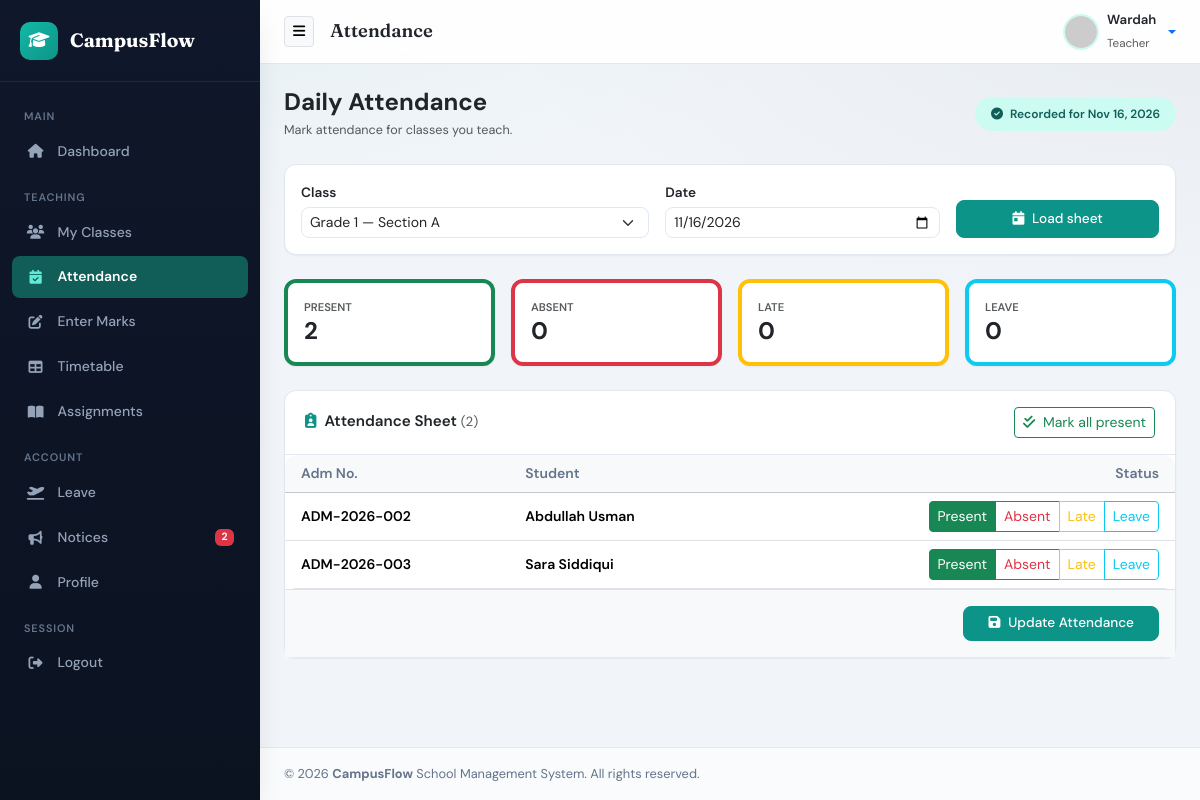
Screenshot of /teacher/attendance.php (signed in) with the database file from the repository.
### tables this page shows
CREATE TABLE `classes` (
  `id` int(11) NOT NULL,
  `class_name` varchar(50) NOT NULL,
  `section` varchar(20) NOT NULL,
  `created_at` timestamp NOT NULL DEFAULT current_timestamp()
);

CREATE TABLE `attendance` (
  `id` int(11) NOT NULL,
  `student_id` int(11) NOT NULL,
  `class_id` int(11) NOT NULL,
  `attendance_date` date NOT NULL,
  `status` enum('Present','Absent','Late','Leave') NOT NULL DEFAULT 'Present',
  `created_at` timestamp NOT NULL DEFAULT current_timestamp()
);

CREATE TABLE `students` (
  `id` int(11) NOT NULL,
  `user_id` int(11) DEFAULT NULL,
  `admission_number` varchar(50) NOT NULL,
  `first_name` varchar(50) NOT NULL,
  `last_name` varchar(50) NOT NULL,
  `gender` enum('Male','Female','Other') NOT NULL,
  `date_of_birth` date NOT NULL,
  `class_id` int(11) DEFAULT NULL,
  `parent_name` varchar(100) NOT NULL,
  `parent_phone` varchar(20) NOT NULL,
  `address` text NOT NULL,
  `photo` varchar(255) DEFAULT 'default.png',
  `status` enum('Active','Inactive') NOT NULL DEFAULT 'Active',
  `created_at` timestamp NOT NULL DEFAULT current_timestamp()
);

### includes/functions.php (called while the page is built, shortened)
<?php
if (!function_exists('e')) {
    function e(?string $value): string {
        return htmlspecialchars((string)$value, ENT_QUOTES, 'UTF-8');
    }
}
if (!function_exists('current_teacher_id')) {
    function current_teacher_id(mysqli $conn): ?int {
        $uid = (int)$_SESSION['user_id'];
        $stmt = $conn->prepare("SELECT id FROM teachers WHERE user_id = ? LIMIT 1");
        $stmt->bind_param("i", $uid);
        $stmt->execute();
        $row = $stmt->get_result()->fetch_assoc();
        return $row ? (int)$row['id'] : null;
    }
}

### teacher/attendance.php (the view, shortened to what this page needs)
<?php
require_once '../config/database.php';
$teacher_id = current_teacher_id($conn);
$all_classes = [];
$cls_stmt = $conn->prepare("
    SELECT DISTINCT c.id, c.class_name, c.section
    FROM classes c
    INNER JOIN subjects sub ON sub.class_id = c.id
    WHERE sub.teacher_id = ?
    ORDER BY c.class_name ASC, c.section ASC
");
$cls_stmt->bind_param('i', $teacher_id);
$cls_stmt->execute();
$cls_res = $cls_stmt->get_result();
while ($c = $cls_res->fetch_assoc()) {
    $all_classes[] = $c;
}
$allowed_ids = array_map(fn($c) => (int)$c['id'], $all_classes);
$selected_class_id = isset($_REQUEST['class_id']) ? (int)$_REQUEST['class_id'] : ($allowed_ids[0] ?? 0);
$selected_date = isset($_REQUEST['attendance_date']) && $_REQUEST['attendance_date'] !== ''
    ? trim($_REQUEST['attendance_date'])
    : date('Y-m-d');
$students_list = [];
$count_present = $count_absent = $count_late = $count_leave = 0;
$is_already_marked = false;
if ($selected_class_id > 0) {
    $sheet_stmt = $conn->prepare("
        SELECT s.id, s.admission_number, s.first_name, s.last_name, s.photo,
               a.status AS date_status
        FROM students s
        LEFT JOIN attendance a ON a.student_id = s.id AND a.attendance_date = ?
        WHERE s.class_id = ?
        ORDER BY s.first_name ASC, s.last_name ASC
    ");
    $sheet_stmt->bind_param('si', $selected_date, $selected_class_id);
    $sheet_stmt->execute();
    $sheet_res = $sheet_stmt->get_result();
    while ($row = $sheet_res->fetch_assoc()) {
        if (!empty($row['date_status'])) {
            $is_already_marked = true;
            if ($row['date_status'] === 'Present') $count_present++;
            elseif ($row['date_status'] === 'Absent') $count_absent++;
            elseif ($row['date_status'] === 'Late') $count_late++;
            elseif ($row['date_status'] === 'Leave') $count_leave++;
        }
        $students_list[] = $row;
    }
}
include '../includes/header.php';
include '../includes/sidebar.php';
?>
<div class="d-flex flex-column flex-md-row justify-content-between align-items-md-center gap-3 mb-4">
    <div>
        <h4 class="fw-bold text-dark mb-1">Daily Attendance</h4>
        <p class="text-muted small mb-0">Mark attendance for classes you teach.</p>
    </div>
    <?php if ($is_already_marked): ?>
        <span class="badge-mint px-3 py-2"><i class="fa-solid fa-circle-check me-1"></i> Recorded for <?php echo e(date('M d, Y', strtotime($selected_date))); ?></span>
    <?php endif; ?>
</div>
<div class="card mb-4">
    <div class="card-body p-3">
        <form method="GET" action="" class="row g-3 align-items-end">
            <div class="col-md-5">
                <label class="form-label fw-semibold small mb-1">Class</label>
                <select name="class_id" class="form-select form-select-sm" required>
                    <?php if (count($all_classes) === 0): ?>
                        <option value="0">No assigned classes</option>
                    <?php else: foreach ($all_classes as $cls): ?>
                        <option value="<?php echo (int)$cls['id']; ?>" <?php echo $selected_class_id === (int)$cls['id'] ? 'selected' : ''; ?>>
                            <?php echo e($cls['class_name'] . ' — ' . $cls['section']); ?>
                        </option>
                    <?php endforeach; endif; ?>
                </select>
            </div>
            <div class="col-md-4">
                <label class="form-label fw-semibold small mb-1">Date</label>
                <input type="date" name="attendance_date" class="form-control form-control-sm" value="<?php echo e($selected_date); ?>" max="<?php echo date('Y-m-d'); ?>" required>
            </div>
            <div class="col-md-3 d-grid">
                <button type="submit" class="btn btn-primary btn-sm py-2"><i class="fa-solid fa-calendar-day me-1"></i> Load sheet</button>
            </div>
        </form>
    </div>
</div>
<?php if (count($students_list) > 0): ?>
<div class="row g-3 mb-4">
    <div class="col-6 col-md-3"><div class="card p-3 mb-0 border-start border-4 border-success"><small class="text-muted text-uppercase fw-semibold" style="font-size:0.7rem;">Present</small><h4 class="fw-bold mb-0"><?php echo $count_present; ?></h4></div></div>
    <div class="col-6 col-md-3"><div class="card p-3 mb-0 border-start border-4 border-danger"><small class="text-muted text-uppercase fw-semibold" style="font-size:0.7rem;">Absent</small><h4 class="fw-bold mb-0"><?php echo $count_absent; ?></h4></div></div>
    <div class="col-6 col-md-3"><div class="card p-3 mb-0 border-start border-4 border-warning"><small class="text-muted text-uppercase fw-semibold" style="font-size:0.7rem;">Late</small><h4 class="fw-bold mb-0"><?php echo $count_late; ?></h4></div></div>
    <div class="col-6 col-md-3"><div class="card p-3 mb-0 border-start border-4 border-info"><small class="text-muted text-uppercase fw-semibold" style="font-size:0.7rem;">Leave</small><h4 class="fw-bold mb-0"><?php echo $count_leave; ?></h4></div></div>
</div>
<?php endif; ?>
<div class="card">
    <div class="card-header d-flex justify-content-between align-items-center">
        <span><i class="fa-solid fa-clipboard-user me-2" style="color:var(--primary-color);"></i>Attendance Sheet <span class="text-muted fw-normal small">(<?php echo count($students_list); ?>)</span></span>
        <?php if (count($students_list) > 0): ?>
            <button type="button" class="btn btn-sm btn-outline-success" id="markAllPresentBtn"><i class="fa-solid fa-check-double me-1"></i> Mark all present</button>
        <?php endif; ?>
    </div>
    <div class="card-body p-0">
        <?php if (count($students_list) === 0): ?>
            <div class="empty-state py-5"><i class="fa-solid fa-users-slash"></i><p class="mb-0">No students in this class</p></div>
        <?php else: ?>
            <form method="POST" action="">
                <div class="table-responsive">
                    <table class="table table-hover align-middle mb-0">
                        <thead class="table-light"><tr>
                            <th class="ps-3">Adm No.</th>
                            <th>Student</th>
                            <th class="pe-3 text-end">Status</th>
                        </tr></thead>
                        <tbody>
                        <?php foreach ($students_list as $stu):
                            $sid = (int)$stu['id'];
                            $full = $stu['first_name'] . ' ' . $stu['last_name'];
                        ?>
                            <tr>
                                <td class="ps-3 fw-semibold"><?php echo e($stu['admission_number']); ?></td>
                                <td class="fw-semibold"><?php echo e($full); ?></td>
                                <td class="pe-3 text-end">
                                    <div class="btn-group btn-group-sm" role="group">
                                        <label class="btn btn-outline-success" for="pres_<?php echo $sid; ?>">Present</label>
                                        <label class="btn btn-outline-danger" for="abs_<?php echo $sid; ?>">Absent</label>
                                        <label class="btn btn-outline-warning" for="late_<?php echo $sid; ?>">Late</label>
                                        <label class="btn btn-outline-info" for="leave_<?php echo $sid; ?>">Leave</label>
                                    </div>
                                </td>
                            </tr>
                        <?php endforeach; ?>
                        </tbody>
                    </table>
                </div>
                <div class="p-3 bg-light border-top text-end">
                    <button type="submit" class="btn btn-primary px-4">
                        <i class="fa-solid fa-floppy-disk me-2"></i><?php echo $is_already_marked ? 'Update Attendance' : 'Save Attendance'; ?>
                    </button>
                </div>
            </form>
        <?php endif; ?>
    </div>
</div>
<?php include '../includes/footer.php'; ?>

### assets/css/style.css (style rules this page uses)
:root { --primary-color: #0D9488; --primary-hover: #0F766E; --forest-green: #115E59; --mint-tint: #CCFBF1; --mint-text: #115E59; --sidebar-bg: #0F172A; --sidebar-color: #94A3B8; --sidebar-hover-bg: #1E293B; --sidebar-hover-color: #FFFFFF; --sidebar-active-bg: #115E59; --body-bg: #F1F5F9; --card-bg: #FFFFFF; --text-main: #0F172A; --text-muted: #64748B; --border-color: #E2E8F0; --success-color: #10B981; --warning-color: #F59E0B; --danger-color: #EF4444; --info-color: #0EA5E9; --radius-sm: 8px; --radius-md: 12px; --radius-lg: 16px; --shadow-sm: 0 1px 2px rgba(15, 23, 42, 0.05); --shadow-md: 0 8px 20px -8px rgba(15, 23, 42, 0.12); --shadow-lg: 0 16px 32px -12px rgba(15, 23, 42, 0.18); --transition: all 0.2s ease; --font-body: 'DM Sans', system-ui, sans-serif; --font-display: 'Fraunces', Georgia, serif; }
* { box-sizing: border-box; }
body { background: var(--body-bg); background-image: radial-gradient(ellipse 80% 50% at 0% -20%, rgba(13, 148, 136, 0.08), transparent), radial-gradient(ellipse 60% 40% at 100% 0%, rgba(15, 23, 42, 0.04), transparent); color: var(--text-main); font-family: var(--font-body); font-size: 0.9rem; line-height: 1.55; overflow-x: hidden; min-height: 100vh; }
.card { border: 1px solid var(--border-color); border-radius: var(--radius-md); box-shadow: var(--shadow-sm); background: var(--card-bg); margin-bottom: 1.25rem; transition: var(--transition); }
.card-header { background: transparent; border-bottom: 1px solid var(--border-color); padding: 1rem 1.25rem; font-weight: 600; font-size: 0.95rem; }
.btn-primary { background-color: var(--primary-color) !important; border-color: var(--primary-color) !important; color: #fff !important; font-weight: 500; font-size: 0.85rem; border-radius: var(--radius-sm); }
.badge-mint { background: var(--mint-tint); color: var(--mint-text); font-weight: 600; padding: 0.3rem 0.65rem; border-radius: 50rem; font-size: 0.75rem; }
.table { font-size: 0.875rem; }
.table thead th { font-weight: 600; color: var(--text-muted); border-bottom-width: 1px; white-space: nowrap; }
.table-responsive { border-radius: var(--radius-md); }
.form-label { font-weight: 500; font-size: 0.85rem; }
.form-control, .form-select { border-radius: var(--radius-sm); border-color: var(--border-color); font-size: 0.875rem; }

### rows the page displays
classes: class_id "Grade 1 — Section A"
attendance: student.admission_number "ADM-2026-002", student.last_name "Abdullah Usman"
attendance: student.admission_number "ADM-2026-003", student.last_name "Sara Siddiqui"

### other values shown
$unread "2"
$page_title "Attendance"
$username "Wardah"
$role "Teacher"
date('M d, Y', strtotime($selected_date)) "Nov 16, 2026"
$count_present "2"
$count_absent "0"
$count_late "0"
$count_leave "0"
count($students_list) "2"
